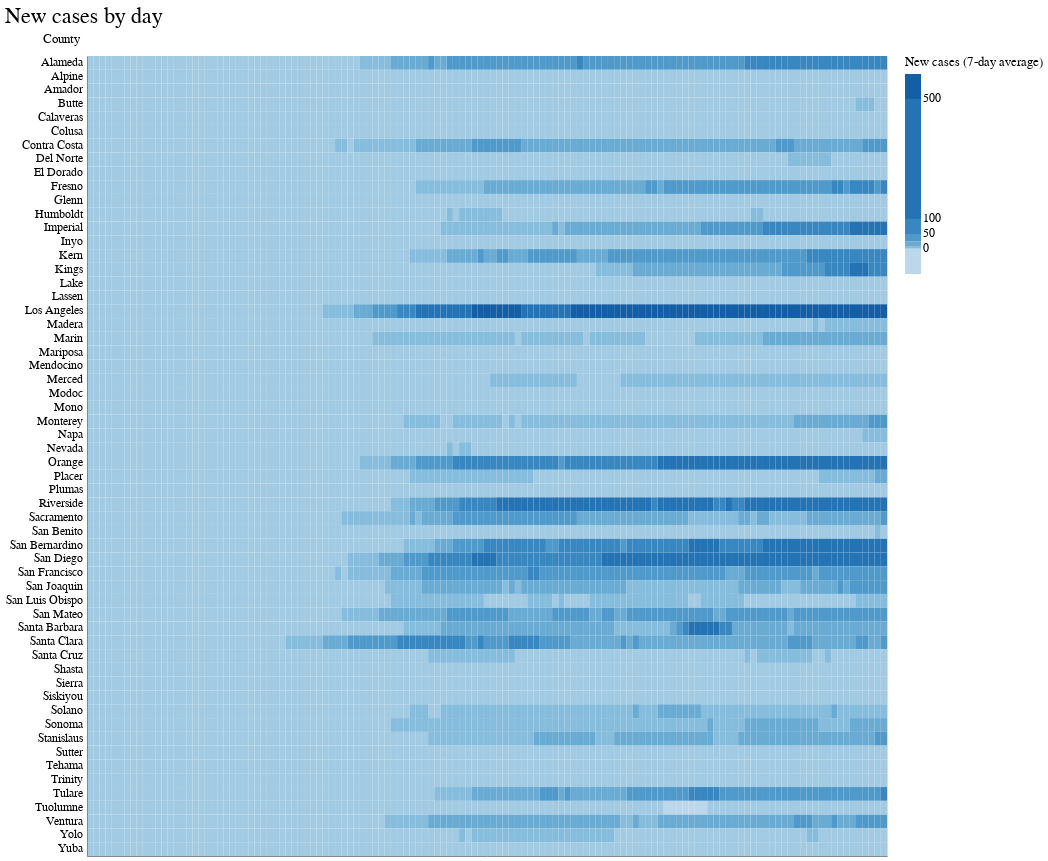

The cell this chart's notebook holds for it:
### Markdown cell above
Make the chart.

### Code cell
alt.Chart(chronological_county_df, title="New cases by day").mark_rect(stroke=None).encode(
    x=alt.X(
        'date:O',
        axis=alt.Axis(
            ticks=False,
            grid=False,
            labels=False,
        ),
        title=None
    ),
    y=alt.Y(
        'county:N',
        title="County",
        axis=alt.Axis(ticks=False, grid=False, labelPadding=5)
    ),
    color=alt.Color(
        "new_confirmed_cases_rolling_average:Q",
        scale=alt.Scale(
            type="threshold",
            domain=[0, 3, 10, 25, 50, 100, 500],
            scheme="blues"
        ),
        title="New cases (7-day average)"
    )
).properties(height=800)

### Figure 1 — Vega-Lite specification as saved in the notebook (floating-point values rounded to 4 significant figures; data arrays with more than 128 entries replaced by an {"elided": "..."} marker saying what was removed)
{"config": {"view": {"width": 800, "height": 450}, "background": "#ffffff", "title": {"anchor": "start", "font": "Benton Gothic Bold, sans", "fontColor": "#000000", "fontSize": 22, "fontWeight": "normal"}, "arc": {"fill": "#82c6df"}, "area": {"fill": "#82c6df"}, "line": {"stroke": "#82c6df", "strokeWidth": 3}, "path": {"stroke": "#82c6df"}, "rect": {"fill": "#82c6df"}, "shape": {"stroke": "#82c6df"}, "bar": {"fill": "#82c6df"}, "point": {"stroke": "#82c6df"}, "symbol": {"fill": "#82c6df", "size": 30}, "axis": {"titleFont": "Benton Gothic Bold, sans", "titleFontSize": 13, "titleFontWeight": "normal", "labelFont": "Benton Gothic, sans", "labelFontSize": 11.5, "labelFontWeight": "normal"}, "axisX": {"labelAngle": 0, "labelPadding": 4, "tickSize": 3}, "axisY": {"labelBaseline": "middle", "maxExtent": 45, "minExtent": 45, "tickSize": 2, "titleAlign": "left", "titleAngle": 0, "titleX": -45, "titleY": -11}, "legend": {"titleFont": "Benton Gothic Bold, sans", "titleFontSize": 13, "titleFontWeight": "normal", "symbolType": "square", "labelFont": "Benton Gothic, sans", "labelFontSize": 11.5}, "range": {"category": ["#3580b1", "#ec8431", "#ab7fb4", "#c89d29", "#adc839", "#829eb1"], "diverging": ["#e68a4f", "#f4bb6a", "#f9e39c", "#dadfe2", "#a6b7c6", "#849eae"], "heatmap": ["#fbf2c7", "#f9e39c", "#f8d36e", "#f4bb6a", "#e68a4f", "#d15a40", "#ab4232"], "ordinal": ["#fbf2c7", "#f9e39c", "#f8d36e", "#f4bb6a", "#e68a4f", "#d15a40", "#ab4232"], "ramp": ["#fbf2c7", "#f9e39c", "#f8d36e", "#f4bb6a", "#e68a4f", "#d15a40", "#ab4232"]}}, "data": {"name": "data-fe125184cfe9af136e66a4275f574469"}, "mark": {"type": "rect", "stroke": null}, "encoding": {"color": {"type": "quantitative", "field": "new_confirmed_cases_rolling_average", "scale": {"domain": [0, 3, 10, 25, 50, 100, 500], "scheme": "blues", "type": "threshold"}, "title": "New cases (7-day average)"}, "x": {"type": "ordinal", "axis": {"grid": false, "labels": false, "ticks": false}, "field": "date", "title": null}, "y": {"type": "nominal", "axis": {"grid": false, "labelPadding": 5, "ticks": false}, "field": "county", "title": "County"}}, "height": 800, "title": "New cases by day", "$schema": "https://vega.github.io/schema/vega-lite/v4.8.1.json", "datasets": {"data-fe125184cfe9af136e66a4275f574469": {"elided": "7888 records"}}}
